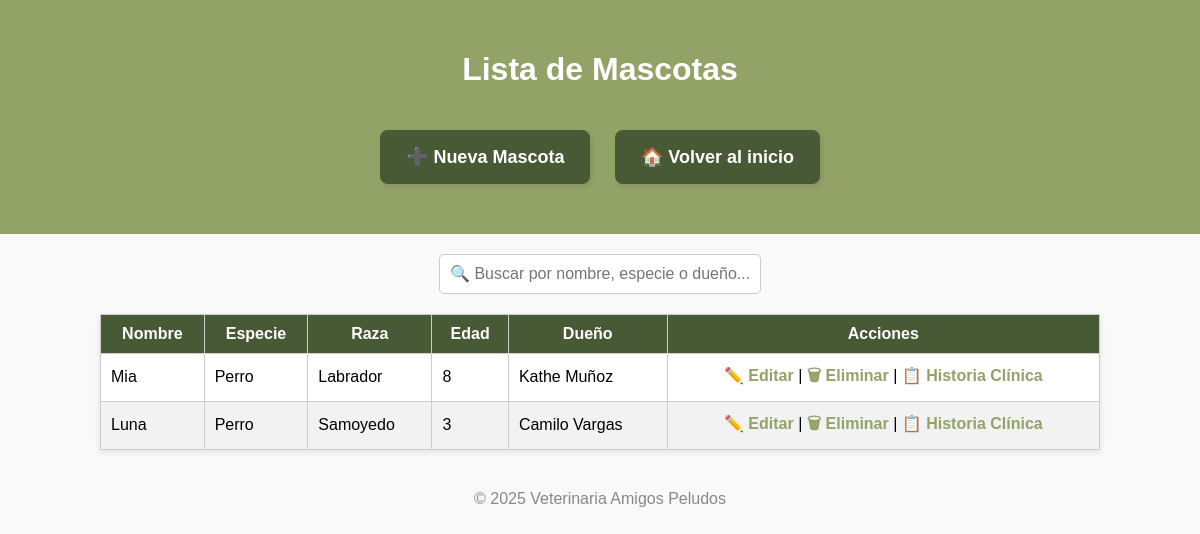
The page /mascotas/lista/ on the database as committed earlier.
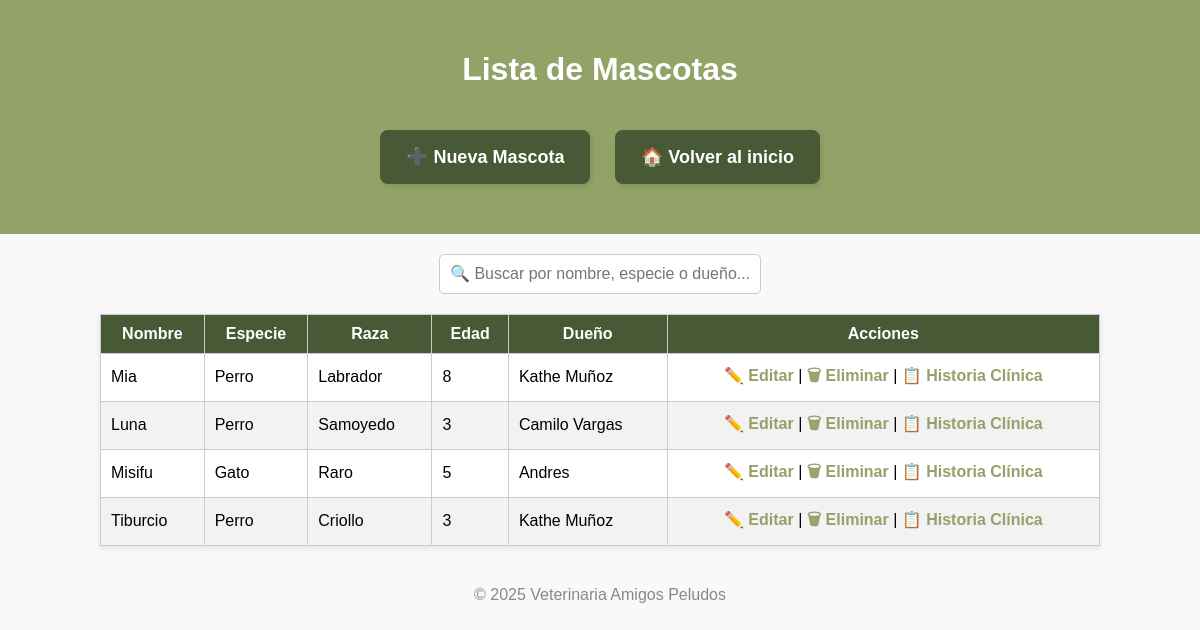
The same page on the database as committed later.
### principal/models.py (models this page shows, shortened)
class Mascota(models.Model):
    nombre_mascota = models.CharField(max_length=100)
    especie = models.CharField(max_length=50, blank=True)
    raza = models.CharField(max_length=50, blank=True)
    edad = models.PositiveIntegerField(null=True, blank=True)
    cliente = models.ForeignKey(Cliente, on_delete=models.CASCADE, related_name='mascotas')
    activo = models.BooleanField(default=True)

class Cliente(models.Model):
    nombre = models.CharField(max_length=100)
    cedula = models.CharField(max_length=20, unique=True)
    telefono = models.CharField(max_length=20, blank=True, null=True)
    direccion = models.CharField(max_length=255, blank=True, null=True)
    activo = models.BooleanField(default=True)

### principal/views.py (the view)
# urls.py: path('mascotas/lista/', views.lista_mascotas, name='lista_mascotas'),
def lista_mascotas(request):
    mascotas = Mascota.objects.filter(activo=True)
    return render(request, 'principal/lista_mascotas.html', {'mascotas': mascotas})

### principal/templates/principal/lista_mascotas.html (shortened to what this page needs)
{% load static %}
<!DOCTYPE html>
<html lang="es">
<head>
</head>
<body>
<header>
    <h1>Lista de Mascotas</h1>
    <a href="{% url 'crear_mascota' %}" class="btn">➕ Nueva Mascota</a>
    <a href="{% url 'inicio' %}" class="btn">🏠 Volver al inicio</a>
</header>
<div class="search-box">
    <input type="text" id="buscar" placeholder="🔍 Buscar por nombre, especie o dueño...">
</div>
<table id="tabla-mascotas">
    <thead>
        <tr>
            <th>Nombre</th>
            <th>Especie</th>
            <th>Raza</th>
            <th>Edad</th>
            <th>Dueño</th>
            <th>Acciones</th>
        </tr>
    </thead>
    <tbody>
        {% for mascota in mascotas %}
        <tr>
            <td>{{ mascota.nombre_mascota }}</td>
            <td>{{ mascota.especie }}</td>
            <td>{{ mascota.raza }}</td>
            <td>{{ mascota.edad }}</td>
            <td>{{ mascota.cliente.nombre }}</td>
            <td style="text-align: center;">
                <a href="{% url 'editar_mascota' mascota.id %}">✏️ Editar</a> |
                <a href="{% url 'eliminar_mascota' mascota.id %}" onclick="return confirm('¿Eliminar esta mascota?');">🗑 Eliminar</a> |
                <a href="{% url 'historia_clinica' mascota.id %}">📋 Historia Clínica</a>
            </td>
        </tr>
        {% empty %}
        <tr><td colspan="6">No hay mascotas registradas.</td></tr>
        {% endfor %}
    </tbody>
</table>
<footer>
    <p>© 2025 Veterinaria Amigos Peludos</p>
</footer>
</body>
</html>

Rows that differ between the two databases and show on the page:
added Mascota: nombre_mascota "Misifu", especie "Gato", raza "Raro", edad "5", cliente.nombre "Andres"
added Mascota: nombre_mascota "Tiburcio", especie "Perro", raza "Criollo", edad "3", cliente.nombre "Kathe Muñoz"
